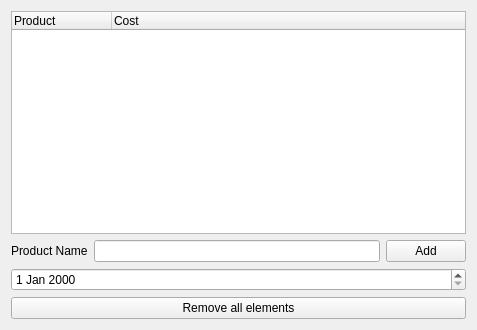
<?xml version="1.0" encoding="UTF-8"?>
<ui version="4.0">
 <class>Widget</class>
 <widget class="QWidget" name="Widget">
  <property name="geometry">
   <rect>
    <x>0</x>
    <y>0</y>
    <width>477</width>
    <height>330</height>
   </rect>
  </property>
  <property name="windowTitle">
   <string>Widget</string>
  </property>
  <layout class="QVBoxLayout" name="verticalLayout_2">
   <item>
    <layout class="QVBoxLayout" name="verticalLayout">
     <item>
      <widget class="QTreeWidget" name="treeWidget">
       <column>
        <property name="text">
         <string>Product</string>
        </property>
       </column>
       <column>
        <property name="text">
         <string>Cost</string>
        </property>
       </column>
      </widget>
     </item>
    </layout>
   </item>
   <item>
    <layout class="QHBoxLayout" name="horizontalLayout_2">
     <item>
      <widget class="QLabel" name="label">
       <property name="text">
        <string>Product Name</string>
       </property>
      </widget>
     </item>
     <item>
      <widget class="QLineEdit" name="productNameInput"/>
     </item>
     <item>
      <widget class="QPushButton" name="pushButton">
       <property name="text">
        <string>Add</string>
       </property>
      </widget>
     </item>
    </layout>
   </item>
   <item>
    <layout class="QVBoxLayout" name="verticalLayout_3">
     <item>
      <widget class="QDateEdit" name="productDateInput"/>
     </item>
     <item>
      <widget class="QPushButton" name="pushButton_2">
       <property name="text">
        <string>Remove all elements</string>
       </property>
      </widget>
     </item>
    </layout>
   </item>
  </layout>
 </widget>
 <layoutdefault spacing="6" margin="11"/>
 <resources/>
 <connections/>
</ui>
